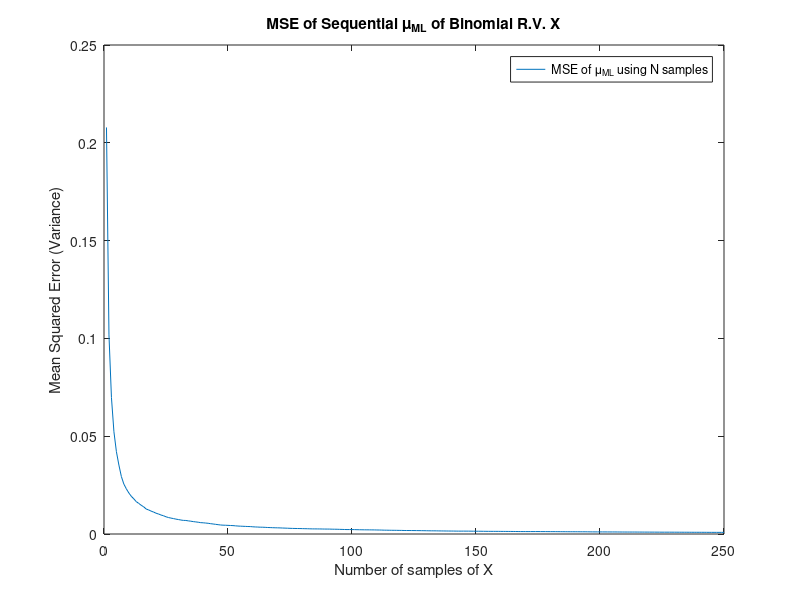
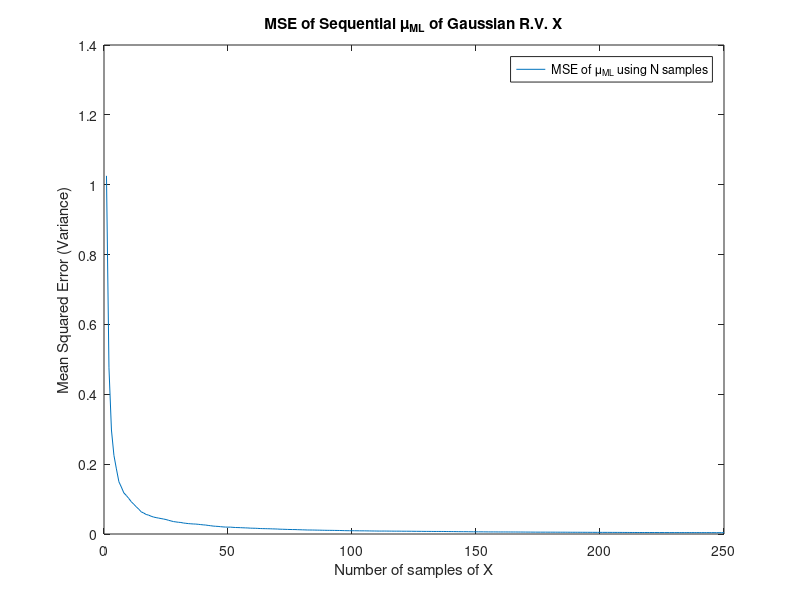
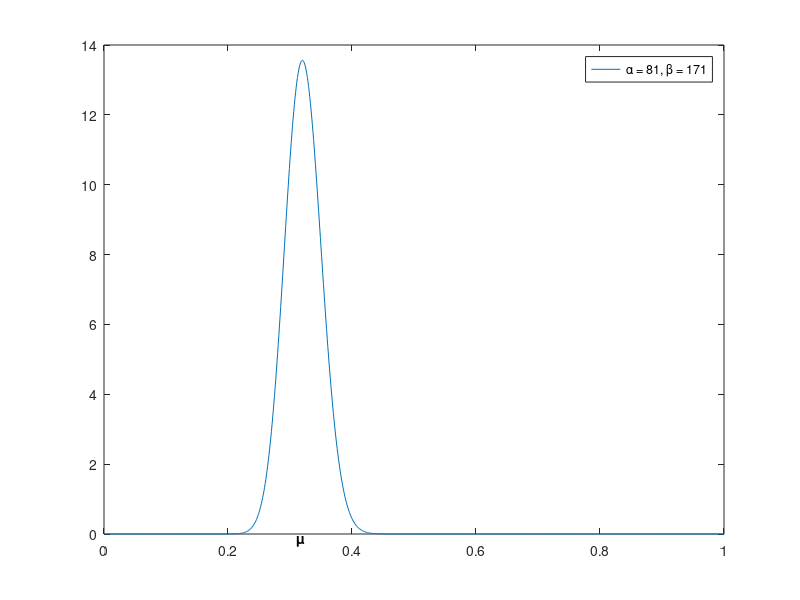

These figures' MATLAB source, in order: (Note: this script raises an error after producing the figures.)
%% Machine Learning Mini-MATLAB Project 1
%% Dennis Gavrilov, Andrew Koe, Miraj Patel
%% Part 1a) Sequential Maximum Likelihood (ML) Estimate for a Binomial R.V.
% Randomly choose a success probability between 0.2-0.8
BIN_unknownMu = rand(1)*.6 + 0.2;
numberOfObservations = 250;
numberOfIterations = 1000;
BIN_MLE_means = zeros(numberOfObservations, numberOfIterations);
BIN_MSE_mu = zeros(numberOfObservations, numberOfIterations);
BIN_MLE_means = zeros(numberOfObservations, numberOfIterations);
BIN_MSE_mu = zeros(numberOfObservations, 1);

% Generate observations from Bernoulli trials where probability of success
% is mu (success = 1, failure = 0)
BIN_x = rand(numberOfObservations, numberOfIterations) < BIN_unknownMu;
BIN_muML = BIN_x(1, :);
BIN_MLE_means(1, :) = BIN_muML;

% Sequentially update the estimate of the mu based on received X's
for i = 2:numberOfObservations
    % Compute new ML estimate of the mu using the next X(n) sample
    BIN_muML = BIN_muML + (1/i)*(BIN_x(i, :) - BIN_muML);

    % Insert ML mean for the nth sample size
    BIN_MLE_means(i, :) = BIN_muML;
end

% Compute Mean Squared Error of the mu-ML at each sample size
for i = 1:numberOfObservations
    sqerr = (BIN_MLE_means(i, :) - BIN_unknownMu).^2;
    % Average the squared error across all iterations
    BIN_MSE_mu(i) = sum(sqerr)/numberOfIterations;
end

h1 = figure(1);
t_sample = 1:numberOfObservations;
plot(t_sample, BIN_MSE_mu)
title('MSE of Sequential \mu_{ML} of Binomial R.V. X')
legend('MSE of \mu_{ML} using N samples')
xlabel('Number of samples of X')
ylabel('Mean Squared Error (Variance)')

%% Part 1b) Sequential Maximum Likelihood (ML) Estimate for a Gaussian R.V.
% Randomly choose a mean between 2-5, and Variance between 0.5-1.5
GAUS_unknownMu = rand(1)*3 + 2;
GAUS_unknownVariance = rand(1) + 0.5;
GAUS_unknownSigma = sqrt(GAUS_unknownVariance);
numberOfObservations = 250;
numberOfIterations = 1000;
GAUS_MLE_means = zeros(numberOfObservations, numberOfIterations);
GAUS_MSE_mu = zeros(numberOfObservations, 1);

% Generate N = numberofObservations samples of X
GAUS_x = normrnd(GAUS_unknownMu, GAUS_unknownSigma, numberOfObservations, numberOfIterations);
GAUS_muML = GAUS_x(1, :);
GAUS_MLE_means(1, :) = GAUS_muML;

% Sequentially update the estimate of the mu based on received X's
for i = 2:numberOfObservations
    % Compute new ML estimate of the mu using the next X(n) sample
    GAUS_muML = GAUS_muML + (1/i)*(GAUS_x(i, :) - GAUS_muML);

    % Insert ML mean for the nth sample size
    GAUS_MLE_means(i, :) = GAUS_muML;
end

% Compute Mean Squared Error of the mu-ML at each sample size
for i = 1:numberOfObservations
    sqerr = (GAUS_MLE_means(i, :) - GAUS_unknownMu).^2;
    % Average the squared error across all iterations
    GAUS_MSE_mu(i) = sum(sqerr)/numberOfIterations;
end

h2 = figure(2);
t_sample = 1:numberOfObservations;
plot(t_sample, GAUS_MSE_mu)
title('MSE of Sequential \mu_{ML} of Gaussian R.V. X')
legend('MSE of \mu_{ML} using N samples')
xlabel('Number of samples of X')
ylabel('Mean Squared Error (Variance)')

%% Part 2a) Sequential Conjugate Prior Estimate for mu of the Binomial R.V.
span = 0:.01:1;
numberOfObservations = 250;
% Start by letting alpha = 1 and beta = 1 (uniform and equal probability
% success/failure)
BIN_hyperA = 1;
BIN_hyperB = 1;
BIN_hyper = zeros(numberOfObservations/5 + 1, 2);
BIN_hyper(1, :) = [1 1];

% Generate a vector of samples from a Binomial distribution (N Bernoulli
% trials of successes and failures)
BIN_x = rand(numberOfObservations, 1) < BIN_unknownMu;
span = 0:0.001:1;
BIN_priorProbMu = betapdf(span, BIN_hyper(1, 1), BIN_hyper(1, 2));

h3 = figure(3);
plot(span,BIN_priorProbMu);
text(BIN_unknownMu, 0, '\mu', 'VerticalAlignment', 'top', 'FontWeight', 'bold')
legend('\alpha = 1, \beta = 1')

for i=1:numberOfObservations
    if (BIN_x(i) == 1)
        BIN_hyperA = BIN_hyperA + 1;
    else
        BIN_hyperB = BIN_hyperB + 1;
    end
    
    if (mod(i,5) == 0)
        BIN_hyper(i/5 + 1, 1) = BIN_hyperA;
        BIN_hyper(i/5 + 1, 2) = BIN_hyperB;
        BIN_priorProbMu = betapdf(span, BIN_hyper(i/5 + 1, 1), BIN_hyper(i/5 + 1, 2));
        plot(span, BIN_priorProbMu);
        text(BIN_unknownMu, 0, '\mu', 'VerticalAlignment', 'top', 'FontWeight', 'bold')
        legend(['\alpha = ' int2str(BIN_hyper(i/5 + 1, 1)) ', \beta = ' int2str(BIN_hyper(i/5 + 1, 2))]);
        drawnow;
    end
end

%% Part 2b) Sequential Conjugate Prior Estimate for mu of the Gaussian R.V.
clc;
numberOfObservations = 50;
gaussianSamples = sum(GAUS_x, 2)/numberOfIterations;
mu_naught = zeros(numberOfObservations, 1);
lambda = zeros(numberOfObservations, 1);
GAUS_hyperA = zeros(numberOfObservations, 1);
GAUS_hyperB = zeros(numberOfObservations, 1);

sampleMean = sum(gaussianSamples(1:1))/1;
mu_naught(1) = gaussianSamples(1);
lambda(1) = 0;
GAUS_hyperA(1) = 1;
GAUS_hyperB(1) = 1;

% Tau = precision of the X, = 1/(sample variance)
%tau = 1/std(gaussianSamples);
[spanx, spantau] = meshgrid(-8:.1:8);
h4 = figure(4);
for n=2:numberOfObservations
    sampleMean = sum(gaussianSamples(1:n))/n;
    mu_naught(n) = (lambda(1)*mu_naught(1) + n*sampleMean)/(lambda(1)+n);
    lambda(n) = lambda(1) + n;
    GAUS_hyperA(n) = GAUS_hyperA(1) + n/2;
    GAUS_hyperB(n) = GAUS_hyperB(1) + (n/2)*sum((gaussianSamples(1:n)-sampleMean).^2) + (n*lambda(1)*(sampleMean-mu_naught(1)).^2)/(2*(lambda(1) + n));
    
    
    hyperMu = mu_naught(n);
    hyperLambda = lambda(n);
    hyperAlpha = GAUS_hyperA(n);
    hyperBeta = GAUS_hyperB(n);
    
    termone = ((hyperBeta.^hyperAlpha)*sqrt(hyperLambda))/(gamma(hyperAlpha)*sqrt(2*pi));
    termtwo = tau^(hyperAlpha-0.5);
    termthree = exp((-1)*hyperBeta*spantau);
    termfour = exp((-1)*(hyperLambda*tau*(spanx-hyperMu).^2)/2);
    spany = termone*termtwo*termthree*termfour;
    surface(spanx, spantau, spany)
    drawnow;
    view(3)
end

